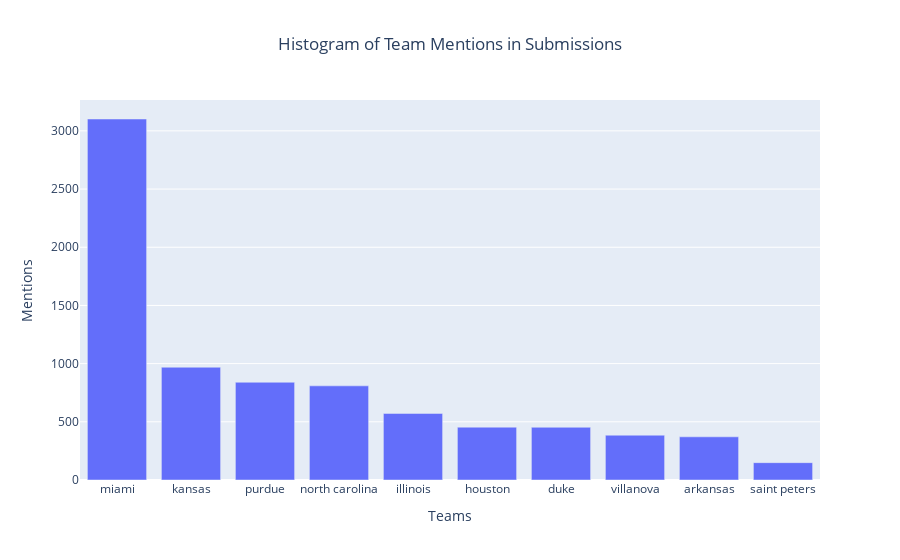

Notebook code for this chart:
### Code cell
import plotly.express as px

# Create the interactive Histogram for Submissions Counts
fig1 = px.bar(submissions_counts_long, x='Teams', y='Mentions', title='Histogram of Team Mentions in Submissions')

fig1.update_layout(
    xaxis_title='Teams',
    yaxis_title='Mentions',
    xaxis={'categoryorder':'total descending'},
    title_x=0.5
)

fig1.show()

### Figure 1 — Plotly figure (JSON) as saved in the notebook; plotly's stock layout.template omitted (floating-point values rounded to 4 significant figures)
{"data": [{"alignmentgroup": "True", "hovertemplate": "Teams=%{x}<br>Mentions=%{y}<extra></extra>", "legendgroup": "", "marker": {"color": "#636efa", "pattern": {"shape": ""}}, "name": "", "offsetgroup": "", "orientation": "v", "showlegend": false, "textposition": "auto", "type": "bar", "x": ["houston", "kansas", "villanova", "duke", "arkansas", "saint peters", "north carolina", "miami", "purdue", "illinois"], "xaxis": "x", "y": [454, 969, 385, 453, 371, 149, 809, 3102, 840, 572], "yaxis": "y"}], "layout": {"autosize": true, "barmode": "relative", "legend": {"tracegroupgap": 0}, "title": {"text": "Histogram of Team Mentions in Submissions", "x": 0.5}, "xaxis": {"anchor": "y", "autorange": true, "categoryorder": "total descending", "domain": [0, 1], "range": [-0.5, 9.5], "title": {"text": "Teams"}, "type": "category"}, "yaxis": {"anchor": "x", "autorange": true, "domain": [0, 1], "range": [0, 3265.0], "title": {"text": "Mentions"}, "type": "linear"}}}
